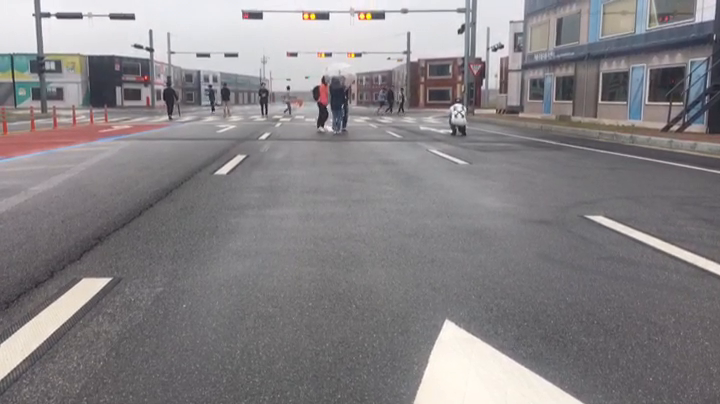
#> input picture frame 29 of Lane_Detection/Lane_image/lane_video.mp4, 720 x 404 px, given in place of challenge.avi, which was not available
$ python '15 이미지평활화.py'
#> lines starting #> are read from the running program, lines starting #| are printed output that depends on the picture; pictures that were not available may be replaced by others from this repository, and a replacement may not be noted
#> further down, img is the input picture: shape (404, 720, 3); mean B, G, R 133.7, 131, 134.6
import numpy as np
import cv2

def smoothing(img):
    img = cv2.cvtColor(img, cv2.COLOR_BGR2GRAY)
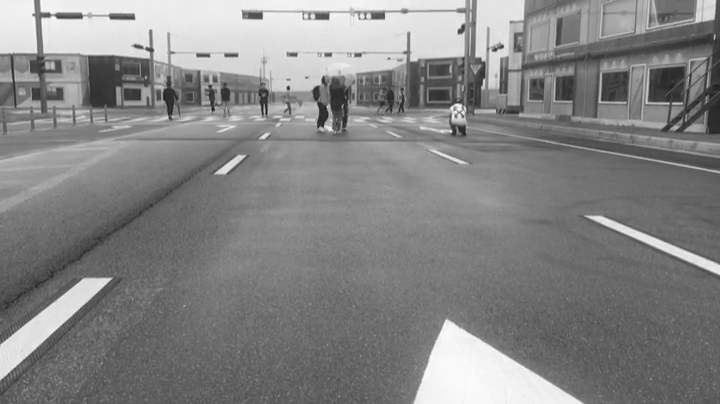
#> img: shape (404, 720); min 23, max 255, mean 132.4
    clahe = cv2.createCLAHE(clipLimit=2.0, tileGridSize=(8,8))
    img2 = clahe.apply(img)
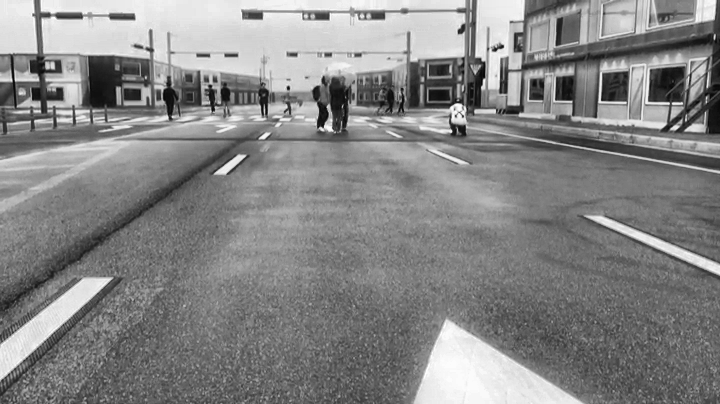
#> img2: shape (404, 720); min 6, max 255, mean 133.7
    return img2

video="C:\photo\images/challenge.avi"
cap = cv2.VideoCapture(video)
while True:
    ret, img = cap.read()
    if not ret:
        print('비디오 끝')
        break
    cv2.waitKey(33)
    cv2.imshow('ori', img)
    sm_img=smoothing(img)
    cv2.imshow('smt', sm_img)

$ run again, starting later in the video
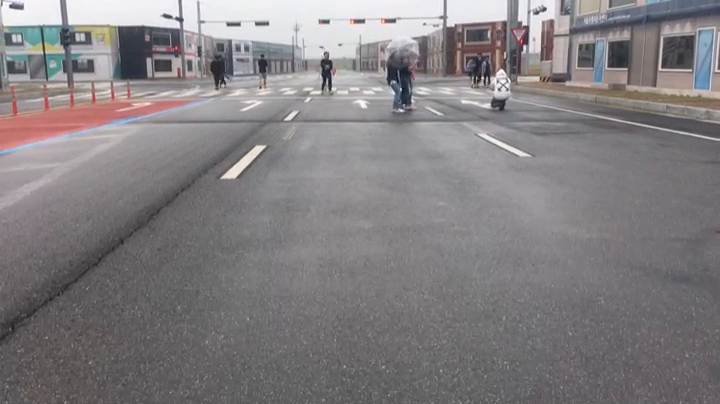
#> input picture frame 131 of Lane_Detection/Lane_image/lane_video.mp4, 720 x 404 px, given in place of challenge.avi, which was not available
#> img is the input picture: shape (404, 720, 3); mean B, G, R 129.2, 126.9, 130.6
#> in smoothing, `img = cv2.cvtColor(img, cv2.COLOR_BGR2GRAY)`:
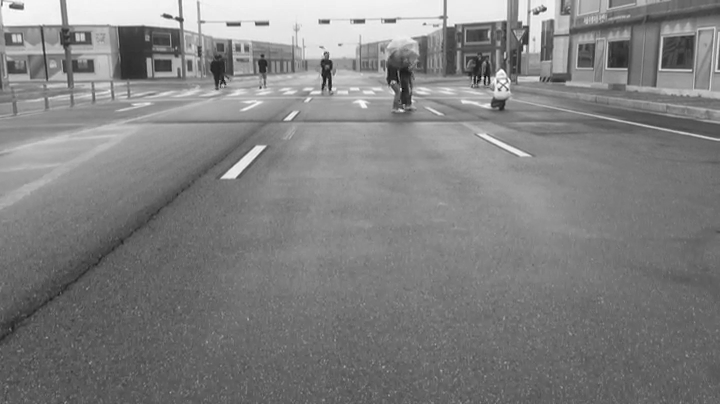
#> img: shape (404, 720); min 10, max 255, mean 128.3
#> in smoothing, `img2 = clahe.apply(img)`:
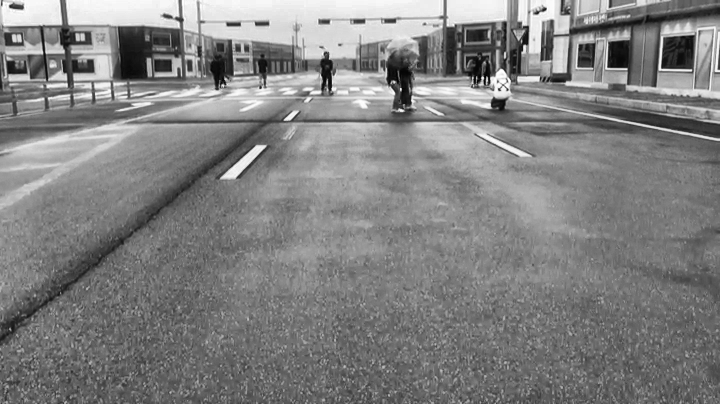
#> img2: shape (404, 720); min 1, max 255, mean 129.3

$ run again, starting later in the video
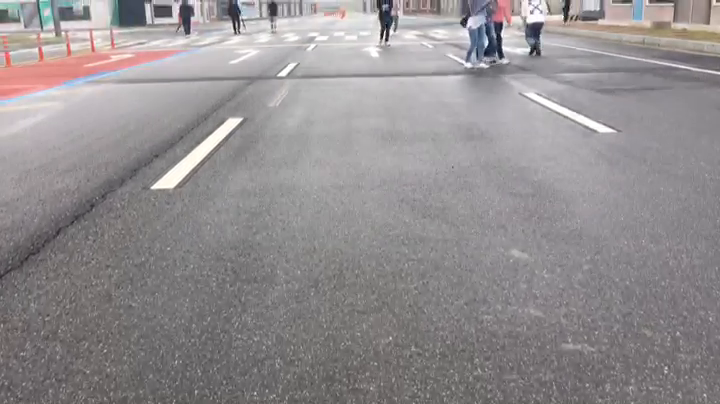
#> input picture frame 234 of Lane_Detection/Lane_image/lane_video.mp4, 720 x 404 px, given in place of challenge.avi, which was not available
#> img is the input picture: shape (404, 720, 3); mean B, G, R 143.9, 142.3, 146.7
#> in smoothing, `img = cv2.cvtColor(img, cv2.COLOR_BGR2GRAY)`:
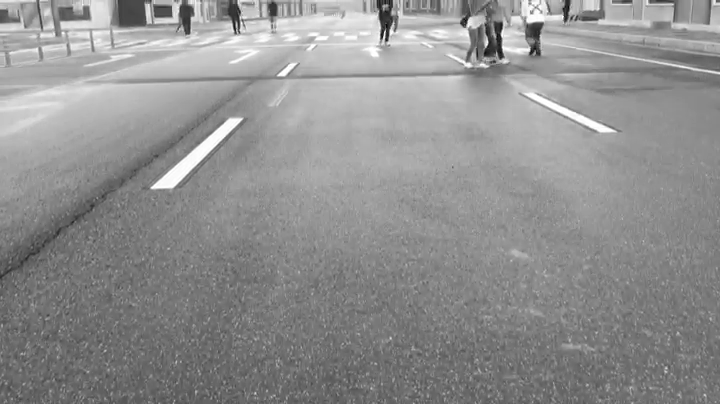
#> img: shape (404, 720); min 7, max 255, mean 143.8
#> in smoothing, `img2 = clahe.apply(img)`:
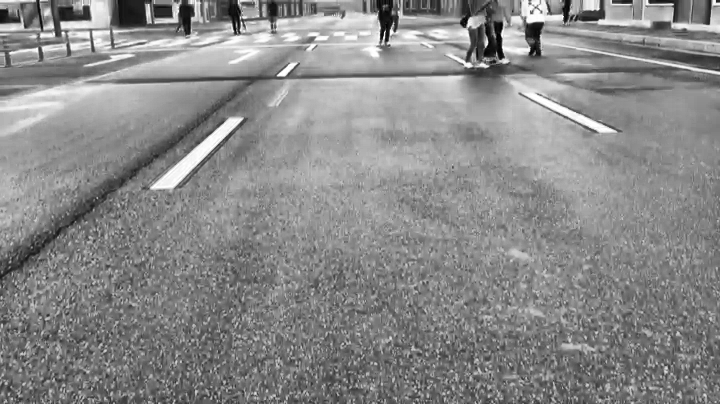
#> img2: shape (404, 720); min 0, max 255, mean 137
